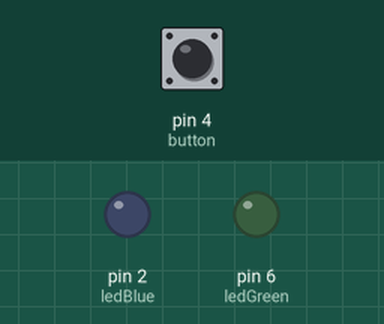
The sketch below on a simulated Arduino Uno, built with avr-gcc and run on an emulated ATmega328P. Parts: output pins drawn as LEDs (lit = HIGH). Dashed ring = blinking. The inputs (shaded band) are chosen by the test bench; at power-on: pin 4 (button) HIGH.

Above: at 1.2 s.
1.3 s: pin 4 (button) pulled LOW for 0.15 s
At 1.45 s:
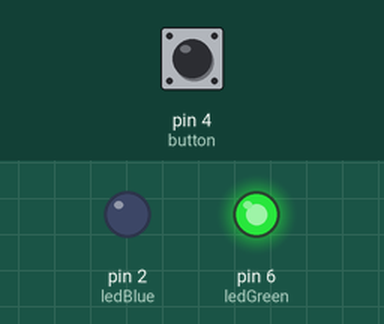
3.0 s: pin 4 (button) pulled LOW for 3.2 s
At 3.25 s:
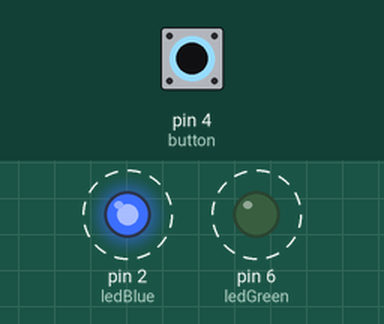
Timing chart, 0 to 7.7 s (numbered marks = the images above; inputs shaded):
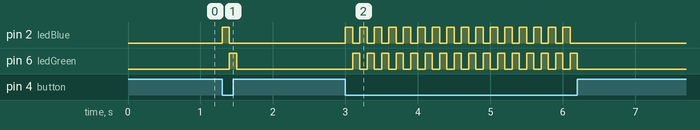

Measured:
- after the input at 1.3 s, pin 2 (ledBlue): LOW → HIGH at once, → LOW 0.10 s later; pin 6 (ledGreen): LOW → HIGH after 0.10 s, → LOW 0.10 s later
- after the input at 3.0 s, pin 2 (ledBlue): alternates HIGH for 0.10 s and LOW for 0.10 s, 32 changes in all, then stays LOW, starting at once; pin 6 (ledGreen): alternates HIGH for 0.10 s and LOW for 0.10 s, 32 changes in all, then stays LOW, starting after 0.10 s

The sketch:

twinkling-lights.ino
```cpp
#define ledBlue 2
#define ledGreen 6
#define button 4

void setup() {
  // put your setup code here, to run once:
  Serial.begin(9600);

  pinMode(button, INPUT);
  digitalWrite(button, HIGH);

  pinMode(ledBlue, HIGH);
  pinMode(ledGreen, HIGH);
}

void speedMode(int option){
  if(option == 1){
  digitalWrite(ledBlue, HIGH);
  delay(100);
  digitalWrite(ledBlue, LOW);
  digitalWrite(ledGreen, HIGH);
  delay(100);
  digitalWrite(ledGreen, LOW);
  }else{
  digitalWrite(ledBlue, LOW);
  digitalWrite(ledGreen,LOW);
  }
}

void loop() {
  // put your main code here, to run repeatedly:
  int isButtonPressed = digitalRead(button);
  if(isButtonPressed == 0){
    speedMode(1);
  }else{
    speedMode(0);
  }

}
```
